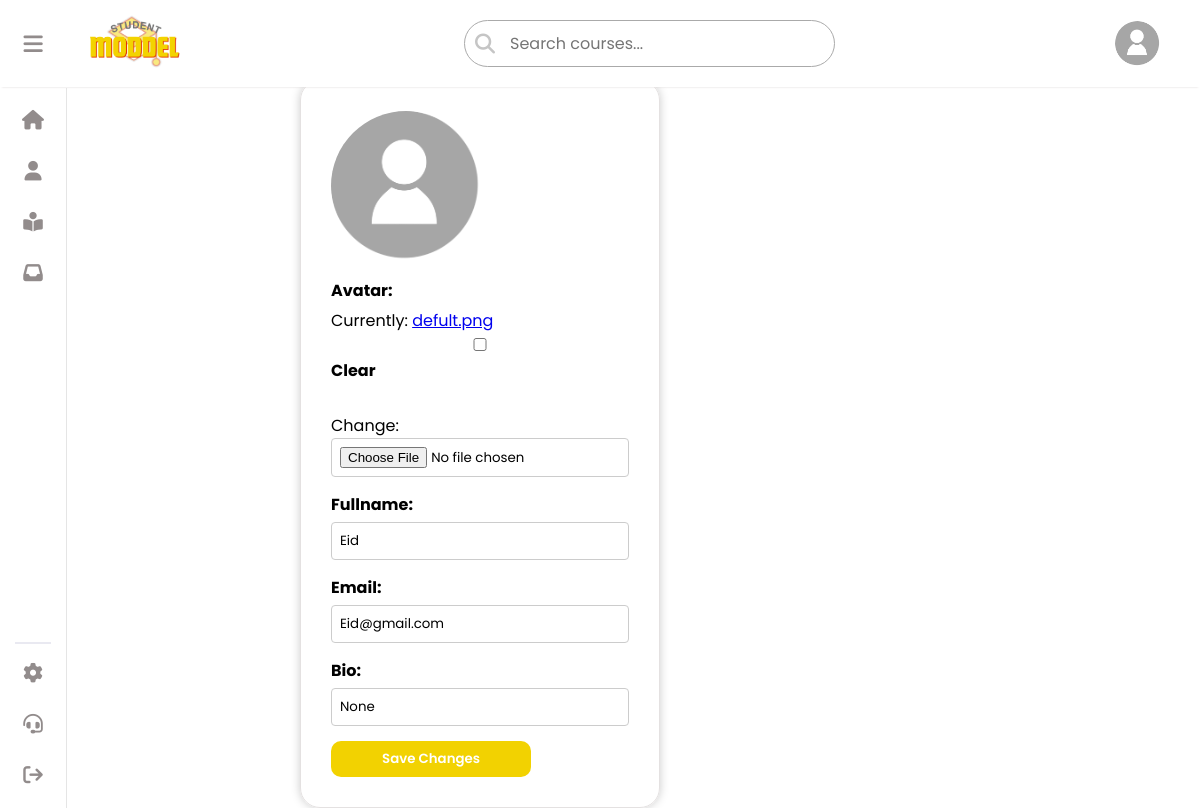
The app's page /sittings (signed in) with its own data.
### crud/models.py (models this page shows)
class Student(models.Model):
    fullname = models.CharField(max_length=90,null=False,default='No Name Provided')
    user = models.ForeignKey(User, on_delete=models.CASCADE, default=1)
    email = models.CharField(max_length=100)
    id_user = models.IntegerField( null=True)
    avatar = models.ImageField(upload_to='avatars/', null=True, blank=True, default= 'defult.png')
    bio = models.CharField(max_length=250 , null=True, blank=True, default='None')

### crud/views.py (the view)
# urls.py: path('sittings', views.sittings, name='sittings'),
@login_required(login_url='/login'  )
def sittings(request):
    userl = request.user
    print(f'Logged-in user: {userl}')
    student = Student.objects.filter(user=userl).first()
    print(f'Student found: {student}')
    if request.method == 'POST':
        form = StudentForm(request.POST, request.FILES, instance=student)
        if form.is_valid():
            form.save()
            return redirect('')  # Assuming you have a URL named 'students_list'
    else:
        form = StudentForm(instance=student)
    return render(request, 'sitting.html' ,{'student': student, 'form': form})

### crud/form.py (shortened to what this page needs)
class StudentForm(forms.ModelForm):
    class Meta:
        model = Student
        fields = [ 'avatar','fullname', 'email',  'bio']

### crud/templates/sitting.html (shortened to what this page needs)
<!DOCTYPE html>
<html lang="en">
<head>
    {% load static %}
    <link rel="stylesheet" type="text/css" href="{% static 'css/style.css' %}">
    <link rel="stylesheet" href="https://cdnjs.cloudflare.com/ajax/libs/font-awesome/6.5.1/css/all.min.css"
 />
</head>
<body>
    {% include "aside.html" %}
<div class="pagecontent">
    <div class="content">
        <form class="form11" method="post" enctype="multipart/form-data">
            {% if form.instance.avatar %}
                <div class="form-group">
                    <img src="{{ form.instance.avatar.url }}" alt="Avatar" style="width: 150px; height: 150px; border-radius: 50%;">
                </div>
            {% endif %}
            {% for field in form %}
        <div class="form-group">
            {{ field.label_tag }}
            {% if field.name == 'avatar' %}
                {{ field }}
            {% else %}
                {{ field }}
            {% endif %}
        </div>
    {% endfor %}
            <button type="submit" class="submit">Save Changes</button>
        </form>
</div>
</div>
</body>
</html>

### crud/templates/aside.html (shortened to what this page needs)
{% load static %}
<div class="navcontainer">   <nav>
    <div class="navbar">
        <button class="user" id="user">
            <i class="fa-solid fa-bars"></i>
        </button>
        <div class="logo">
            <a href="{% url '' %}"><img src="{% static 'logo.png' %}" width="100px" alt="" class="logoimg"></a>
        </div>
    </div>
       {% if not user.is_staff%}
    <div class="search_box">
        <form method="GET" action="{% url 'search_courses' %}">
            <button type="submit"><i class="fa fa-search" aria-hidden="true"></i></button>
            <input name="search" type="text" placeholder="Search courses..." required>
        </form>
    </div>
    {%endif%}
    <div class="new">
        {% if student.avatar %}
        <img  src="{{student.avatar.url}}" height="45px" width="45px" style="border-radius: 50%;" alt="" class="profile">
        {% else %}
        <img  src="{% static 'assets/defult.png'%}" height="45px" width="45px" style="border-radius: 50%;" alt="" class="profile">
        {% endif %}
    </div>
</nav></div>
<aside class="aside" id="aside">
    <div class="list">
        <ul>
            <li><button>
                <a href="{% url '' %}"><i class="fa-solid fa-house"></i><span class="text">home</span></a>
                </button></li>
            <li><button>
                  <a href="{% url 'profile' %}">  <i class="fa-solid fa-user"></i><span class="text">profile</span></a>
                </button></li>
                {%if not user.is_staff%}
            <li><button>
                <a href="{% url 'mycourses' %}">  <i class="fa-solid fa-book-open-reader"></i><span class="text">My Courses</span></a>
                </button></li>
                {%endif%}
            <li><button>
                <a href="{% url 'notifications' %}"><i class="fa-solid fa-inbox"></i></i><span class="text">inbox</span>
                </button></li></a>
        </ul>
    </div>
    <hr>
    <div class="list">
        <ul>
            <li><button>
                <a href="{% url 'sittings' %}"><i class="fa-solid fa-gear"></i><span class="text">sittings</span></a>
                </button></li>
            <li><button>
                <a href="{% url 'support' %}"><i class="fa-solid fa-headset"></i><span class="text">Contact</span></a>
                </button></li>
            <li><button >
                   <a href="{% url 'logout' %}"><i class="fa-solid fa-arrow-right-from-bracket"></i><span class="text">logOut</span></a>
                </button></li>
        </ul>
    </div>
</aside>

### crud/static/css/style.css (style rules this page uses)
* { margin: 0; padding: 0; box-sizing: border-box; font-family: 'Poppins',sans-serif; }
nav { display: flex; justify-content: space-between; align-items: center; text-align: center; padding: 10px; background-color: white; box-shadow: 0 2px 2px -2px rgb(218, 213, 213); z-index: 99; }
.navbar { display: flex; align-items: center; text-align: center; gap: 40px; background-color: white; }
.navcontainer { background-color: white; }
nav { background-color: white; position: fixed; width: 100%; top: 0px; }
.logo { display: flex; justify-content: space-between; align-items: center; gap: 20px; }
.user { font-size: 22px; color: #928c8c; margin-left: 12px; }
.new { display: flex; align-items:center ; text-align: center; gap: 20px; margin-right: 30px; }
html { scroll-behavior: smooth; }
:root { --color-zero: #fff; --color-one: #e7e7ee; --color-two: #928c8c; --color-tree: #edebee; --color-four: #b1b0bb; --duration: 0.3s; --aside-width: 66px; --aside-active-width: 205px; --btn-width: 36px; --btn-height: 36px; }
* { -webkit-box-sizing: border-box; box-sizing: border-box; margin: 0; padding: 0; outline: none; }
ul { list-style: none; }
button { width: 100%; height: 36px; height: var(--btn-height); border: none; background: none; cursor: pointer; border-radius: 12px; position: relative; display: -webkit-box; display: -ms-flexbox; display: flex; -webkit-box-pack: start; -ms-flex-pack: start; justify-content: flex-start; -webkit-box-align: center; -ms-flex-align: center; align-items: center; }
.fa-solid { width: 22px; height: 22px; display: -webkit-box; display: -ms-flexbox; display: flex; align-items: center; justify-content: center; }
.aside { margin-top: 2px; width: 66px; width: var(--aside-width); height: 92vh; background-color: #ffffff; top: 86px; padding: 15px; -webkit-user-select: none; -moz-user-select: none; -ms-user-select: none; user-select: none; overflow: hidden; -webkit-transition-duration: 0.3s; transition-duration: 0.3s; -webkit-transition-duration: var(--duration); transition-duration: var(--duration); display: -webkit-box; display: -ms-flexbox; display: flex; -webkit-box-orient: vertical; -webkit-box-direction: normal; -ms-flex-flow: column nowrap; flex-flow: column nowrap; -webkit-box-align: start; -ms-flex-align: start; align-items: flex-start; box-shadow: 1px 0px 0px rgba(0, 0, 0, 0.1); padding-bottom:30px ; }
.aside hr { width: 100%; margin: 12px 0; border: 0.01rem solid #e9e9f1; }
.aside .list:nth-child(1) { display: -webkit-box; display: -ms-flexbox; display: flex; -webkit-box-flex: 1; -ms-flex-positive: 1; flex-grow: 2; }
.aside .list { width: 100%; }
.aside .list ul { width: 100%; display: -webkit-box; display: -ms-flexbox; display: flex; -webkit-box-orient: vertical; -webkit-box-direction: normal; -ms-flex-direction: column; flex-direction: column; row-gap: 15px; }
.aside .list button { background-color: transparent; -webkit-transition-duration: 0.3s; transition-duration: 0.3s; -webkit-transition-duration: var(--duration); transition-duration: var(--duration); padding: 0 7px; overflow: hidden; }
.aside .list button i { font-size: 19.55px; color: #e9dede; color: var(--color-two); -webkit-transition-duration: 0.3s; transition-duration: 0.3s; -webkit-transition-duration: var(--duration); transition-duration: var(--duration); }
.aside { position: fixed; left: 0px; }
.list ul li button a { display: flex; justify-content: start ; text-decoration: none; }
.pagecontent { top:8%; left: 10%; height: 100%; width: 100%; display: flex; justify-content: start; align-items: center; z-index: 0; }
.content { margin-top: 7%; margin-left: 6%; }
.search_box { border-radius: 40px; background-color: white; }
.search_box form { display: flex; justify-content: center; align-items: center; border-radius: 30px; border: #aaaaaa 1px solid; margin: 0; }
.search_box input { border:none; margin:10px 8px 10px 5px; font-size: 16px; outline: none; color:#17202A; }
.search_box button i { font-size: 20px; margin: 0px 10px; color:#c5c5c5; }
.search_box button { background: transparent; border:none; outline: none; }
@media screen and (max-width: 1250px) { .content { margin-top: 10%; margin-left: 10%; } }

### records on screen
Student: avatar (picture), instance.avatar (picture), form "Eid" "Eid@gmail.com" "None"

### other values on screen
{{ field.label_tag }} "Avatar:" "Fullname:" "Email:" "Bio:"
